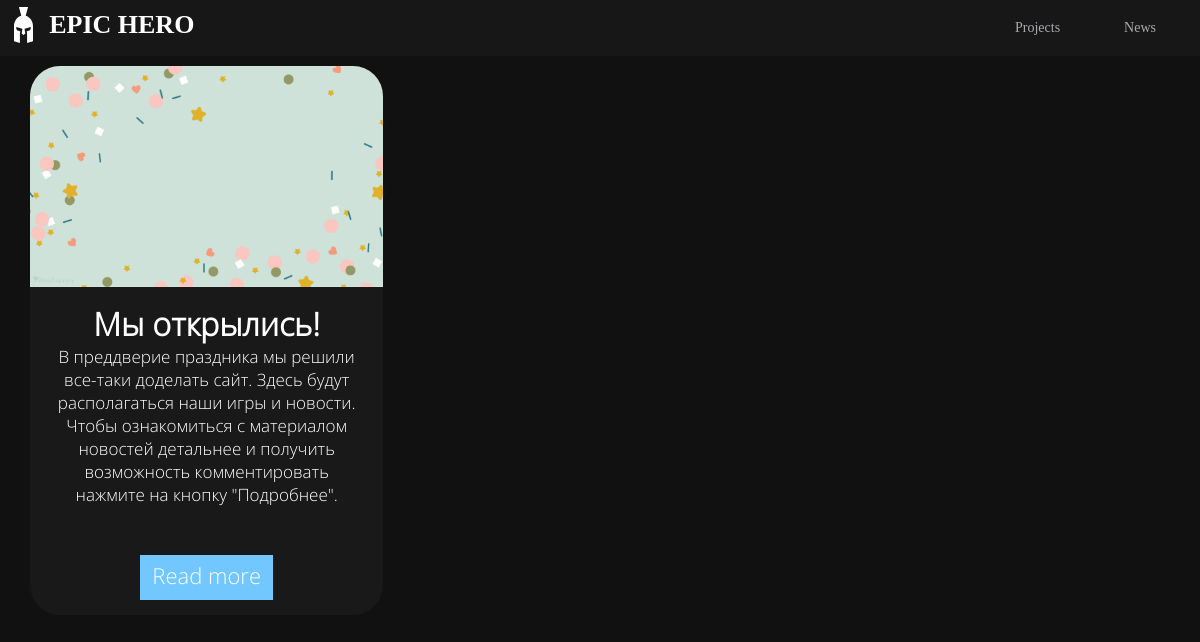
The page /news/ on the database as committed earlier.
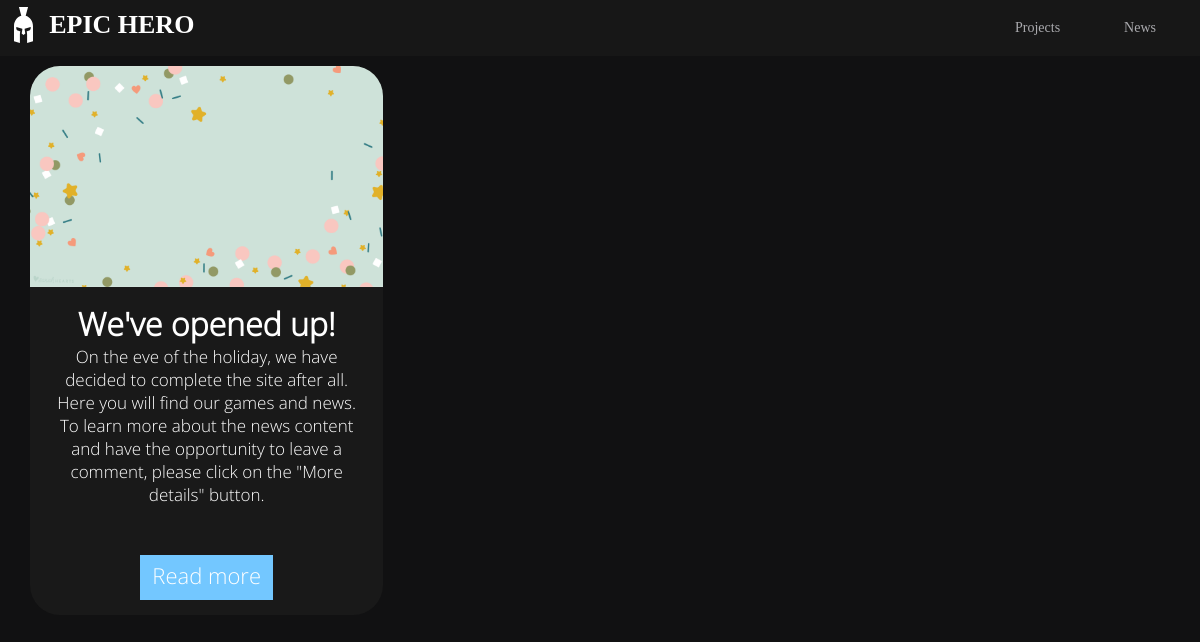
The same page on the database as committed later.
### news/models.py (models this page shows, shortened)
class Post(models.Model):
    title = models.CharField(max_length=200)
    date = models.CharField(max_length=100, null=True)
    img = models.ImageField(upload_to='images/', null=True)
    body = models.TextField()
    startPage = models.TextField(null=True)

### news/views.py (the view)
# urls.py: path('news/', BlogListView.as_view(), name='news'),
class BlogListView(ListView):
    model = Post
    template_name = 'post_list.html'

### news/templates/post_list.html (shortened to what this page needs)
{% extends "base.html" %}
{% load static %}
{% block content %}
<div class="projects">
  {% for post in object_list %}
  <div class="post">
    <img src="{{ post.img.url }}">
    <div class="post-content">
        <h1>{{ post.title }}</h1>
        <p>{{ post.startPage }}</p><br><br>
        <div class="load"><a href="{% url 'post_detail' post.pk %}">Read more</a></div>
    </div>
  </div>
  {% endfor %}
</div>
{% endblock %}

### main/templates/base.html (shortened to what this page needs)
<!DOCTYPE html>
<html>
<head>
	{% load static %}
	<link rel="stylesheet" href="{% static 'css/style.css' %}">
</head>
<body>
<div class="header">
	<a href="{% url 'home' %}" class="home"><img src="{% static 'img/логотип.svg' %}" alt="Логотип" class="logo">
	<h1 class="logo_text">EPIC HERO</h1></a>
	<div class="header_right">
		<a href="{% url 'projects' %}">Projects</a>
		<a href="{% url 'news' %}">News</a>
	</div>
</div>
{% block content %}{% endblock %}
</body>
</html>

### main/static/css/style.css (style rules this page uses)
* { margin: 0; }
body { background: #111112; color: #fff; }
.header { overflow: hidden; background: #171717; }
.logo { width: calc(2px + 1.4vw); vertical-align: middle; margin: 0.6vw 1vw 0vw 1.2vw; }
.logo_text { font-family: 'Tektur'; font-size: calc(2px + 2vw); display: inline-block; vertical-align: middle; margin-top: 0.6vw; }
.header_right { float: right; display: flex; align-items: center; text-align: center; margin-right: 1vw; }
.header_right a { font-family: 'InterTight'; font-size: calc(2px + 1vw); margin: 1vw 7px; text-decoration: none; padding: 8px 25px; color: #aaaaae; transition: 0.2s; }
.news, .projects { font-family: "Sofia"; width: 95vw; margin: 0 auto; }
.projects, .news { display: grid; grid-template-columns: repeat(3, 1fr); gap: 40px; padding: 10px; }
.post, .post-entry { position: relative; display: flex; flex-direction: column; justify-content: space-between; background-color: #191919; border-radius: 30px; text-align: center; }
.post-video, .projects img { width: 100%; border-radius: 30px 30px 0 0; }
.post-content, .post-entry { flex-grow: 1; padding: 5px 20px; }
.post-content p, .post-entry p { margin: 0; color: #fff; font-size: calc(5px + 1vw); }
.post h1, .post-entry h1 { margin: 10px 0 0; }
.load { margin: 10px 5px 20px; }
.load a { padding: 5px 1vw 10px; text-decoration: none; font-size: calc(10px + 1vw); background: rgb(115, 199, 255); color: #fff; transition: 0.4s; }
@media (min-width: 1200px) { .projects, .news { grid-template-columns: repeat(3, 1fr); } }
@media (min-width: 1200px) { .post-content p { font-size: calc(5px + 1vw); } }
.home { text-decoration: none; cursor: pointer; color: #fff; transition: 0.5s; }

Rows that differ between the two databases and show on the page:
changed Post: title "Мы открылись!" → "We've opened up!"; startPage "В преддверие праздника мы решили все-таки доделать сайт. Здесь будут располагаться наши игры и новости. Чтобы ознакомиться с материалом новостей детальнее и получить возможность комментировать нажмите на кнопку \"Подробнее\"." → "On the eve of the holiday, we have decided to complete the site after all. Here you will find our games and news. To learn more about the news content and have the opportunity to leave a comment, please click on the \"More details\" button."
